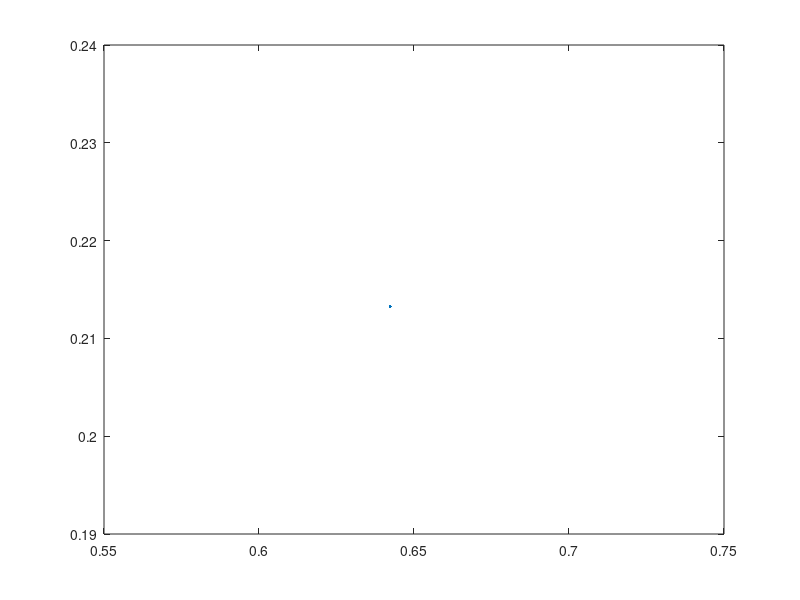

MATLAB code for this plot:
clear
clf
x = rand;
y = rand;
plot(x,y);

hold on
for it = 1:1000
    choic = round(rand*2);
    disp(choic)
%     if choic == 0
%         x = x/2;
%         y = y/2;
%     elseif choic == 1
%         x = (x+1)/2;
%         y = y/2;
%     else
%         x = (x+.5)/2;
%         y = (y+1)/2;
%     end
%     plot(x,y,'r.')
%     hold on
end
